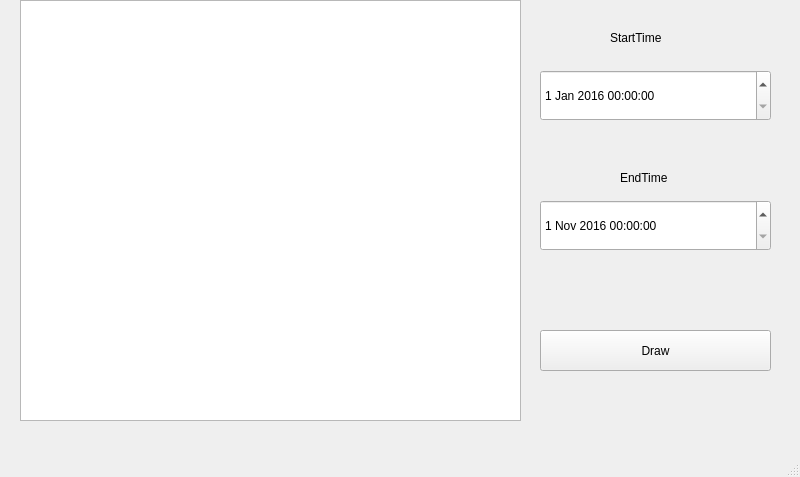
<?xml version="1.0" encoding="UTF-8"?>
<ui version="4.0">
 <class>graphWindow</class>
 <widget class="QMainWindow" name="graphWindow">
  <property name="geometry">
   <rect>
    <x>0</x>
    <y>0</y>
    <width>800</width>
    <height>477</height>
   </rect>
  </property>
  <property name="windowTitle">
   <string>MainWindow</string>
  </property>
  <widget class="QWidget" name="centralwidget">
   <widget class="QChartView" name="chartView">
    <property name="geometry">
     <rect>
      <x>20</x>
      <y>0</y>
      <width>501</width>
      <height>421</height>
     </rect>
    </property>
   </widget>
   <widget class="QPushButton" name="draw">
    <property name="geometry">
     <rect>
      <x>540</x>
      <y>330</y>
      <width>231</width>
      <height>41</height>
     </rect>
    </property>
    <property name="text">
     <string>Draw</string>
    </property>
   </widget>
   <widget class="QDateTimeEdit" name="startTime">
    <property name="geometry">
     <rect>
      <x>540</x>
      <y>70</y>
      <width>231</width>
      <height>51</height>
     </rect>
    </property>
    <property name="date">
     <date>
      <year>2016</year>
      <month>1</month>
      <day>1</day>
     </date>
    </property>
    <property name="maximumDateTime">
     <datetime>
      <hour>23</hour>
      <minute>59</minute>
      <second>59</second>
      <year>2016</year>
      <month>11</month>
      <day>15</day>
     </datetime>
    </property>
    <property name="minimumDateTime">
     <datetime>
      <hour>0</hour>
      <minute>0</minute>
      <second>0</second>
      <year>2016</year>
      <month>1</month>
      <day>1</day>
     </datetime>
    </property>
   </widget>
   <widget class="QDateTimeEdit" name="endTime">
    <property name="geometry">
     <rect>
      <x>540</x>
      <y>200</y>
      <width>231</width>
      <height>51</height>
     </rect>
    </property>
    <property name="maximumDateTime">
     <datetime>
      <hour>23</hour>
      <minute>59</minute>
      <second>59</second>
      <year>2016</year>
      <month>11</month>
      <day>15</day>
     </datetime>
    </property>
    <property name="minimumDateTime">
     <datetime>
      <hour>0</hour>
      <minute>0</minute>
      <second>0</second>
      <year>2016</year>
      <month>11</month>
      <day>1</day>
     </datetime>
    </property>
   </widget>
   <widget class="QLabel" name="label">
    <property name="geometry">
     <rect>
      <x>610</x>
      <y>30</y>
      <width>131</width>
      <height>16</height>
     </rect>
    </property>
    <property name="text">
     <string>StartTime</string>
    </property>
   </widget>
   <widget class="QLabel" name="label_2">
    <property name="geometry">
     <rect>
      <x>620</x>
      <y>170</y>
      <width>131</width>
      <height>16</height>
     </rect>
    </property>
    <property name="text">
     <string>EndTime</string>
    </property>
   </widget>
  </widget>
  <widget class="QMenuBar" name="menubar">
   <property name="geometry">
    <rect>
     <x>0</x>
     <y>0</y>
     <width>800</width>
     <height>25</height>
    </rect>
   </property>
  </widget>
  <widget class="QStatusBar" name="statusbar"/>
 </widget>
 <customwidgets>
  <customwidget>
   <class>QChartView</class>
   <extends>QGraphicsView</extends>
   <header>qchartview.h</header>
  </customwidget>
 </customwidgets>
 <resources/>
 <connections/>
</ui>
